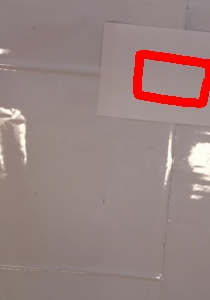

Python code for this plot:
from picamera.array import PiRGBArray
from picamera import PiCamera
import time
import cv2
import numpy as np

camera = PiCamera()
res_y = 640
res_x = 480
camera.resolution = (640,480)
camera.framerate = 15
camera.hflip = True
camera.vflip = True
rawCapture = PiRGBArray(camera, size=(640, 480))

time.sleep(0.1)

def getLargestContour(drawing):
    _,contours, hierarchy = cv2.findContours(drawing, cv2.RETR_TREE, \
            cv2.CHAIN_APPROX_SIMPLE)
    # Get largest contour (by arc length)
    maxIndex = 0
    maxLength = 0
    for i in range(len(contours)):
        arcLength = cv2.arcLength(contours[i], True)
        if arcLength > maxLength:
            maxLength = arcLength
            maxIndex = i
    return contours[maxIndex]

def drawContour(img, contour, color, thickness=8):
    cv2.drawContours(img, [contour], -1, color, thickness)

def getDrawing(input):
    gray = cv2.cvtColor(input, cv2.COLOR_BGR2GRAY)
    gray = cv2.GaussianBlur(gray, (3, 3), 0)
    _,thresh = cv2.threshold(gray, 100, 255, \
            cv2.THRESH_BINARY_INV)
    return thresh

for frame in camera.capture_continuous(rawCapture, format="bgr", \
        use_video_port=True):
    image = frame.array
    crop_y = 170
    crop_lx = 150
    crop_rx = 120
    image = image[crop_y:res_y-crop_y, crop_lx:res_x-crop_rx]
    thresh = getDrawing(image)
    contour = getLargestContour(thresh)
    print(contour.shape)
    resized = cv2.resize(thresh, (640, 480))
    crop_y = 50
    crop_lx = 140
    crop_rx = 20
    resized = resized[crop_y:res_y-crop_y, crop_lx:res_x-crop_rx]
    drawContour(image, contour, (0, 0, 255))
    cv2.imshow("Frame", image)
    break

print(contour)
from matplotlib import pyplot as plt

x, y = contour.T
plt.scatter(x, y)
